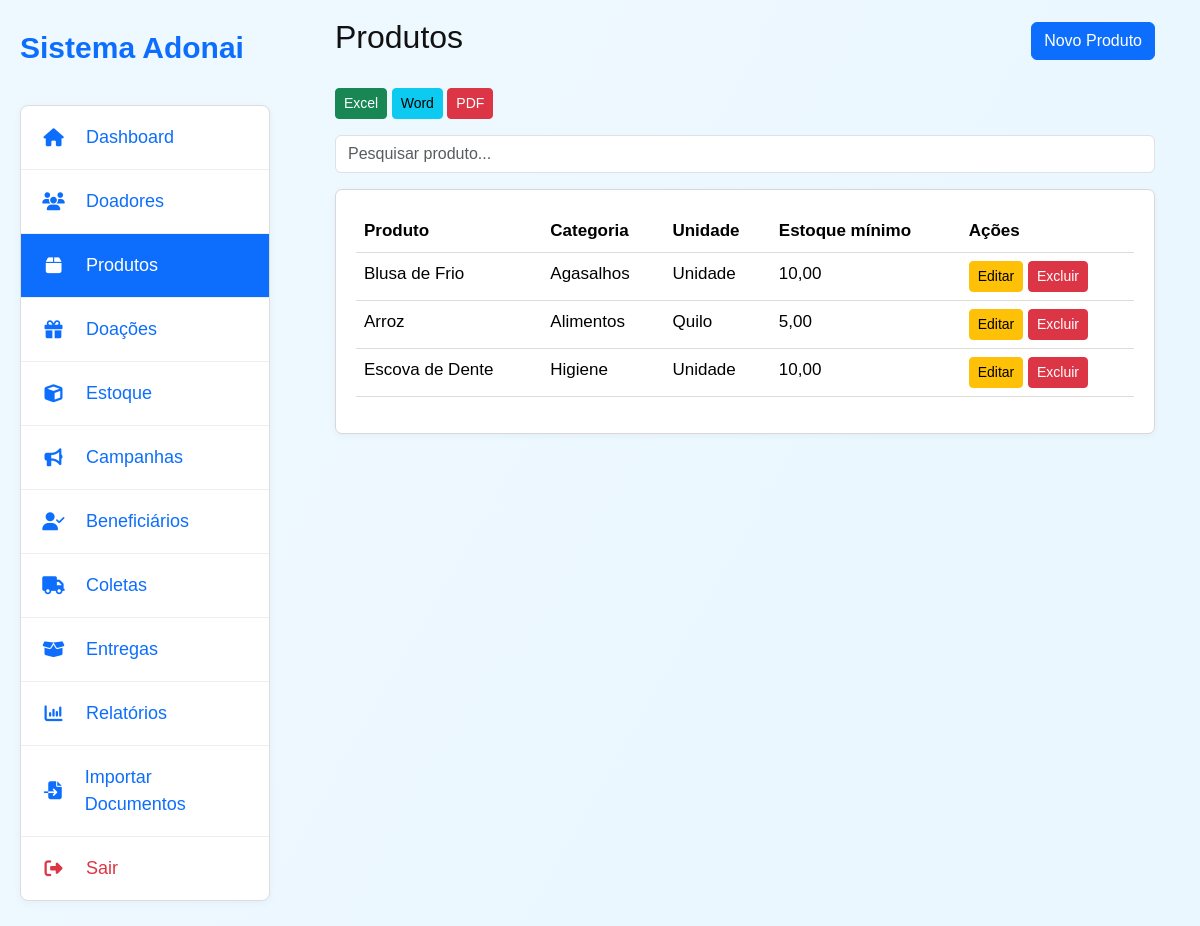
The page /produtos/ (signed in) on the database its author committed.
### gestao/models.py (models this page shows, shortened)
class Produto(models.Model):
    UNIDADES = [
        ("UN", "Unidade"),
        ("KG", "Quilo"),
        ("L", "Litro"),
        ("CX", "Caixa"),
        ("PCT", "Pacote"),
    ]
    nome = models.CharField(max_length=200)
    categoria = models.ForeignKey(CategoriaProduto, on_delete=models.PROTECT)
    unidade = models.CharField(max_length=10, choices=UNIDADES)
    estoque_minimo = models.DecimalField(max_digits=10, decimal_places=2, default=0)
    ativo = models.BooleanField(default=True)

class CategoriaProduto(models.Model):
    nome = models.CharField(max_length=100, unique=True)
    def __str__(self):
        return self.nome

### gestao/views.py (the view)
# urls.py: path("produtos/", views.produtos, name="produtos"),
@login_required
def produtos(request):
    return crud_list(request, Produto, "gestao/produtos.html", "dados")

### gestao/views.py (called while the page is built)
def crud_list(request, model, template, context_name):
    busca = request.GET.get("busca")
    if busca:
        dados = model.objects.filter(nome__icontains=busca)
    else:
        dados = model.objects.all()
    return render(request, template, {context_name: dados})

### templates/gestao/produtos.html
{% extends 'base.html' %}
{% block content %}
<div class="d-flex justify-content-between align-items-center mb-4">
    <h2>Produtos</h2>
    <a href="{% url 'criar_produto' %}" class="btn btn-primary">
        Novo Produto
    </a>
</div>
<div class="mb-3">
    <a href="{% url 'exportar_excel' 'produtos' %}" class="btn btn-success btn-sm">Excel</a>
    <a href="{% url 'exportar_word' 'produtos' %}" class="btn btn-info btn-sm">Word</a>
    <a href="{% url 'exportar_pdf' 'produtos' %}" class="btn btn-danger btn-sm">PDF</a>
</div>
<form method="get" class="mb-3">
    <input type="text" name="busca" class="form-control" placeholder="Pesquisar produto...">
</form>
<div class="card">
    <div class="card-body">
        <table class="table table-hover">
            <thead>
                <tr>
                    <th>Produto</th>
                    <th>Categoria</th>
                    <th>Unidade</th>
                    <th>Estoque mínimo</th>
                    <th>Ações</th>
                </tr>
            </thead>
            <tbody>
                {% for item in dados %}
                <tr>
                    <td>{{ item.nome }}</td>
                    <td>{{ item.categoria }}</td>
                    <td>{{ item.get_unidade_display }}</td>
                    <td>{{ item.estoque_minimo }}</td>
                    <td>
                        <a href="{% url 'editar_produto' item.id %}" class="btn btn-warning btn-sm">
                            Editar
                        </a>
                        <a href="{% url 'excluir_produto' item.id %}" class="btn btn-danger btn-sm"
                            onclick="return confirm('Deseja realmente excluir?')">
                            Excluir
                        </a>
                    </td>
                </tr>
                {% empty %}
                <tr>
                    <td colspan="5">Nenhum registro encontrado.</td>
                </tr>
                {% endfor %}
            </tbody>
        </table>
    </div>
</div>
{% endblock %}

### static/css/style.css (style rules this page uses)
* { box-sizing: border-box; }
body { margin: 0; font-family: Arial, sans-serif; background: linear-gradient(120deg, #eef8ff, #eaf7ff); color: #111; }
.card { background: white; border: 1px solid #d8d8d8; border-radius: 7px; margin-bottom: 28px; box-shadow: 0 2px 6px rgba(0, 0, 0, 0.04); }
.card-body { padding: 20px; }
table { width: 100%; border-collapse: collapse; background: white; }
th, td { padding: 15px 10px; text-align: left; border-bottom: 1px solid #ddd; font-size: 17px; }
th { font-weight: 700; }

### rows shown on the page
Produto: nome "Blusa de Frio", categoria "Agasalhos", unidade "Unidade", estoque_minimo "10,00"
Produto: nome "Arroz", categoria "Alimentos", unidade "Quilo", estoque_minimo "5,00"
Produto: nome "Escova de Dente", categoria "Higiene", unidade "Unidade", estoque_minimo "10,00"
